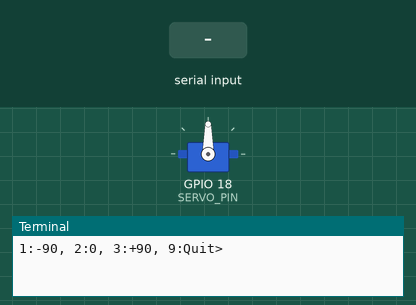
Recording of a program running on a simulated Raspberry Pi (BCM pin numbers). On the bench: servo, the last lines printed to the terminal. The inputs (shaded band) are chosen by the test bench. Servo angles are drawn from the pulse width (0.5 ms = 0°, 2.5 ms = 180°).

Above: at 1.2 s.
1.3 s: "1" typed at the terminal, then Enter
At 2.0 s:
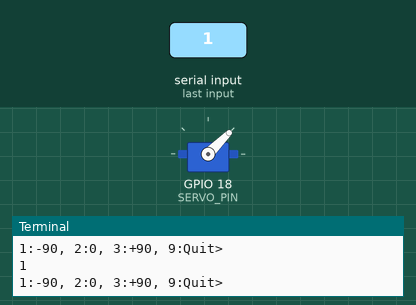
2.8 s: "3" typed at the terminal, then Enter
At 3.1 s:
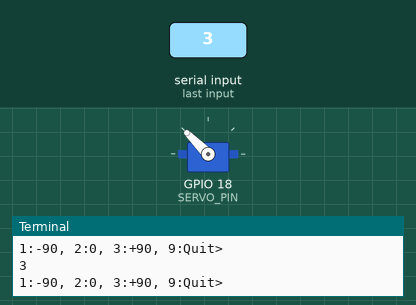
4.3 s: "2" typed at the terminal, then Enter
At 5.4 s:
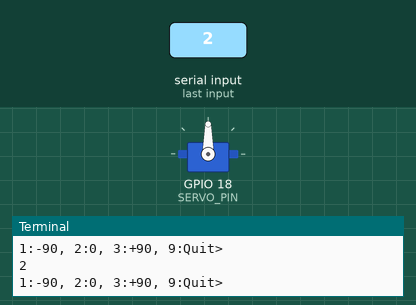
Timing chart, 0 to 7.3 s (numbered marks = the images above; inputs shaded):
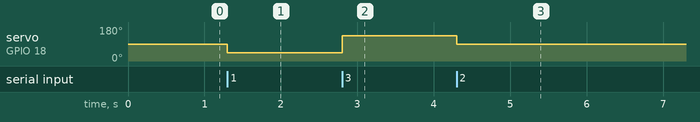

Measured:
- after the input at 1.3 s, servo on GPIO 18 (SERVO_PIN): 90° → 45° at once
- after the input at 2.8 s, servo on GPIO 18 (SERVO_PIN): 45° → 135° at once
- after the input at 4.3 s, servo on GPIO 18 (SERVO_PIN): 135° → 90° at once

The program:

servo_motor.py
```python
from typing import final
import RPi.GPIO as GPIO
import time

SERVO_PIN = 18

GPIO.setmode(GPIO.BCM)
GPIO.setup(SERVO_PIN, GPIO.OUT)
pwm = GPIO.PWM(SERVO_PIN, 50) # 50Hz, 1Period = 20ms
pwm.start(7.5) # 7.5(0도)

try:
    while True:
        val = input('1:-90, 2:0, 3:+90, 9:Quit> ')
        if val == '1':
            pwm.ChangeDutyCycle(5) #-90도, 20ms * 5% = 1ms
        elif val == '2':
            pwm.ChangeDutyCycle(7.5) #0도, 20ms * 7.5% = 1.5ms
        elif val == '3':
            pwm.ChangeDutyCycle(10) # +90eh, 20ms * 10% = 2ms
        elif val == '9':
            break
finally:
    pwm.stop()
    GPIO.cleanup()
```
